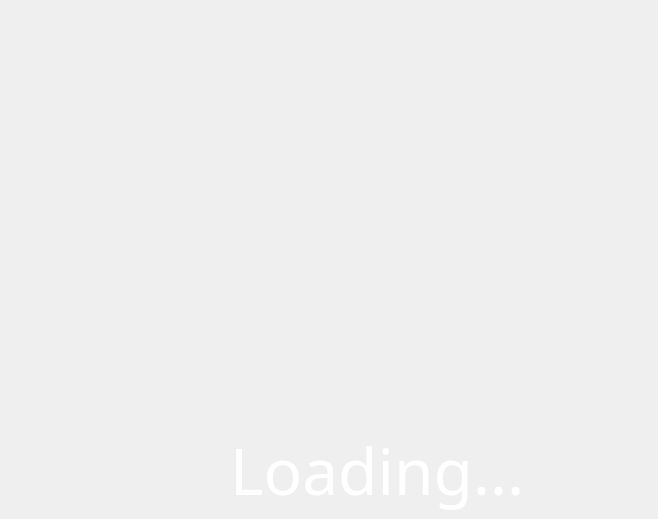
<?xml version="1.0" encoding="UTF-8"?>
<ui version="4.0">
 <class>loading</class>
 <widget class="QWidget" name="loading">
  <property name="geometry">
   <rect>
    <x>0</x>
    <y>0</y>
    <width>658</width>
    <height>519</height>
   </rect>
  </property>
  <property name="windowTitle">
   <string>Form</string>
  </property>
  <widget class="QLabel" name="loadingText">
   <property name="geometry">
    <rect>
     <x>230</x>
     <y>420</y>
     <width>411</width>
     <height>101</height>
    </rect>
   </property>
   <property name="font">
    <font>
     <family>8_bit_1_6</family>
     <pointsize>48</pointsize>
    </font>
   </property>
   <property name="text">
    <string>&lt;html&gt;&lt;head/&gt;&lt;body&gt;&lt;p&gt;&lt;span style=&quot; color:#ffffff;&quot;&gt;Loading...&lt;/span&gt;&lt;/p&gt;&lt;/body&gt;&lt;/html&gt;</string>
   </property>
  </widget>
 </widget>
 <resources/>
 <connections/>
</ui>
